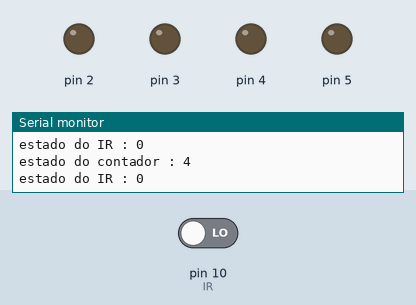
Simulated run of this sketch. Board: Arduino Uno, built with avr-gcc and run on an emulated ATmega328P. Parts: output pins drawn as LEDs (lit = HIGH), the last lines printed to the serial monitor. Inputs (shaded band) come from the test bench; at power-on: pin 10 (IR) LOW.

Above: at 1.3 s.
1.4 s: pin 10 (IR) driven HIGH
At 1.69 s:
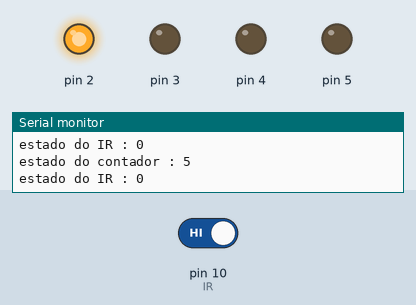
At 3.1 s:
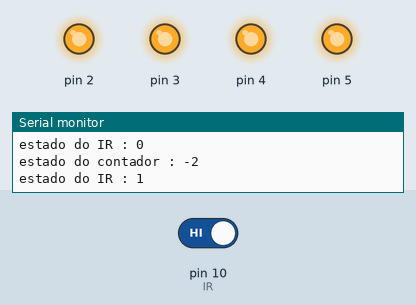
Timing chart, 0 to 4.6 s (numbered marks = the images above; inputs shaded):
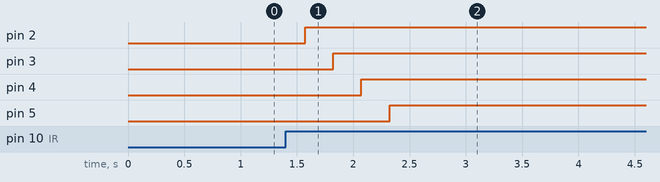

The sketch:

Led_Cozinha.ino
```cpp
/*
 Name:		Led_Cozinha.ino
 Created:	4/12/2019 4:06:54 PM
 Author:	PTL00023-PAN006
*/
// *************************************************
//  Projeto Arduino - LED
//  Fita de LED com 4 reles
//  Alarme com Arduino e sensor de movimento PIR
//
//              HRinnovation V 1.0
// *************************************************
//---------------------------- VARIAVEIS------------------------------
int aux = 7;
int contador = 0;
long distancia;
long tempo;
int Infra_Red;
//------------------------------ SETUP--------------------------------
void setup() {
	// put your setup code here, to run once:
	pinMode(2, OUTPUT);
	pinMode(3, OUTPUT);
	pinMode(4, OUTPUT);
	pinMode(5, OUTPUT);
	//pinMode(9, OUTPUT);  //PULSE
	//pinMode(8, INPUT);   //Trigger
	pinMode(10, INPUT);     //IR
	// pinMode(6, INPUT);
	Serial.begin(9600);
}
void Ligar() {
	for (int x = 2; x < 6; x++) {
		digitalWrite(x, HIGH);
		contador = contador - 2;
		delay(250);
	}
}
void Apagar() {
	for (int y = 2; y < 6; y++) {
		aux = aux - 1;
		digitalWrite(aux, LOW);
		delay(500);
	}
	aux = 6;
}
void HC_SR() {
	digitalWrite(9, LOW);
	delayMicroseconds(2);
	digitalWrite(9, HIGH);
	delayMicroseconds(10);
	tempo = pulseIn(8, HIGH);
	distancia = tempo / 29.1 / 2;
}
void Infra() {
	Infra_Red = digitalRead(10);
	delay(10);

}
//---------------------------- MAIN SOFTWARE------------------------------
void loop() {
	//HC_SR();
	Infra();
	if (Infra_Red >= 1) {
		Ligar();
		Infra();
	}
	if (contador > 200) {
		Apagar();
		Infra();
		contador = 0;
	}
	Serial.print("estado do contador : ");
	Serial.println(contador);
	Serial.print("estado do IR : ");
	Serial.println(Infra_Red);
	delay(250);
	contador = contador + 1;
}
```

Measured:
- after the input at 1.4 s, pin 2: LOW → HIGH after 0.17 s; pin 3: LOW → HIGH after 0.42 s; pin 4: LOW → HIGH after 0.67 s; pin 5: LOW → HIGH after 0.92 s
